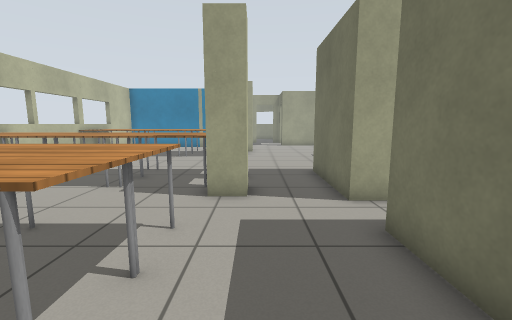
view 1 (above)

20 first-person views from a walk through a Gazebo world. The camera is 1 m above the floor, tilts 8° down and sees 90° across. The floor is counted in squares, 0.5 m on a side. Each view is taken from the middle of a square. On the plan, view 1 faces up. The plan holds only what a view shows up to about 16 squares ahead; the rest is blank. The place goes on beyond the plan. Robots are left out. Simple patterns stand in for the simulator's built-in surfaces.

view 2
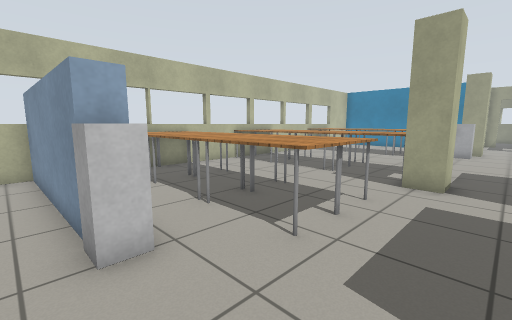

view 3
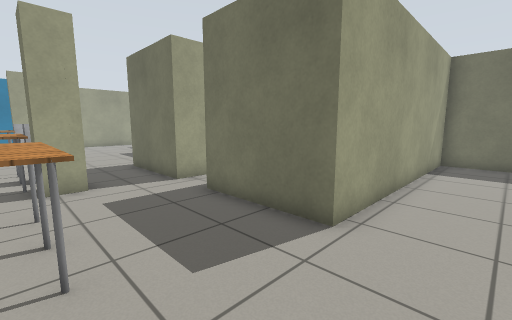

view 4
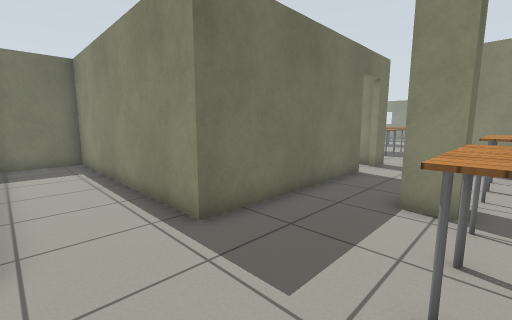

view 5
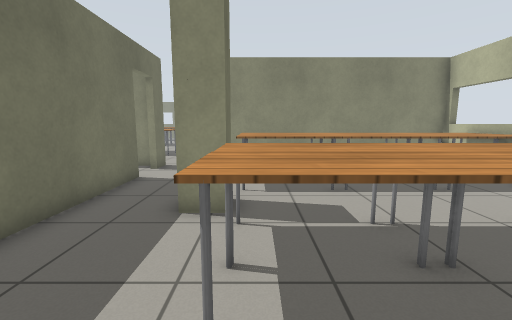

view 6
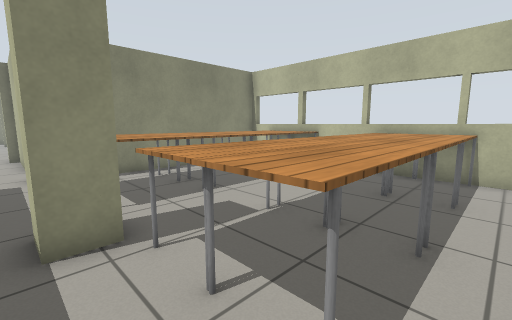

view 7
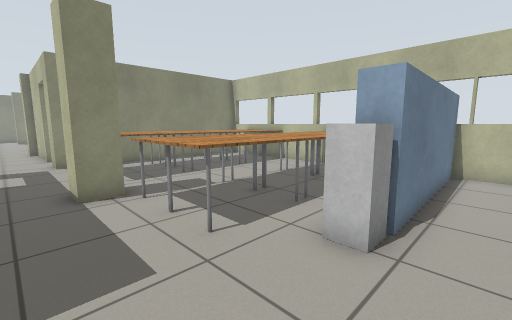

view 8
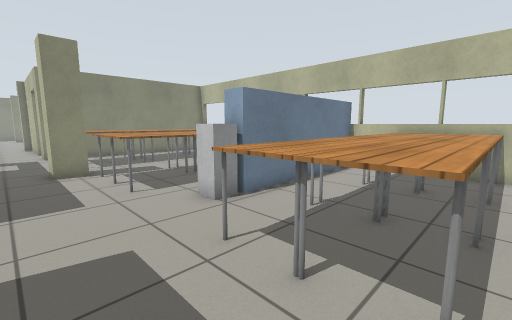

view 9
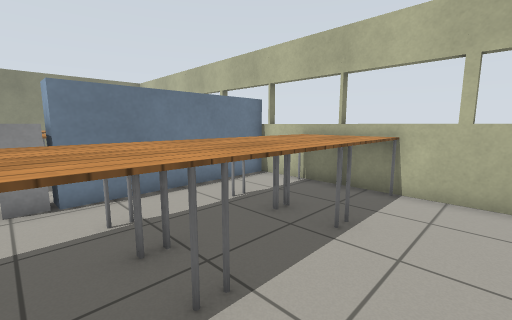

view 10
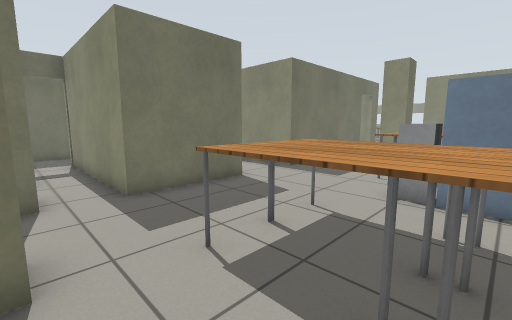

view 11
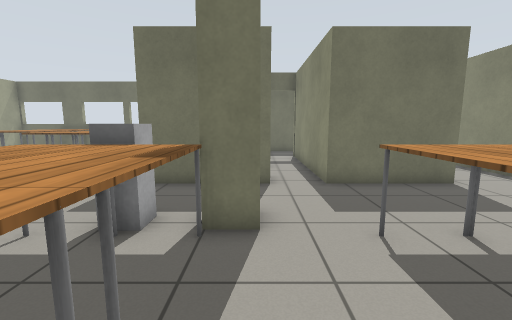

view 12
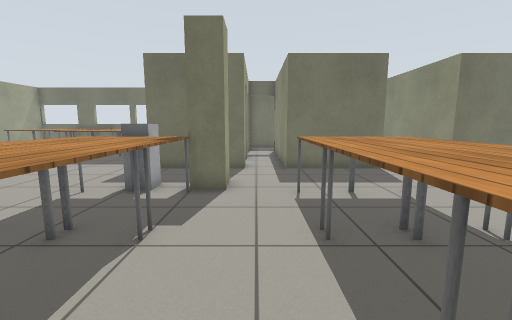

view 13
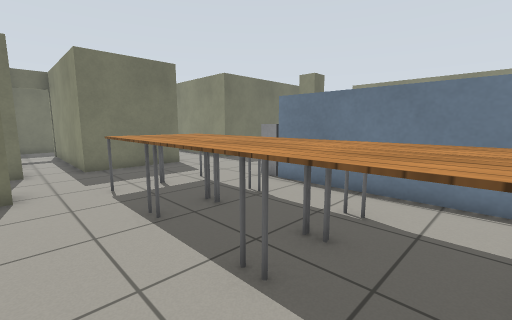

view 14
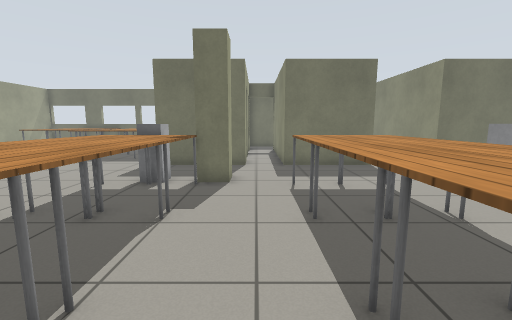

view 15
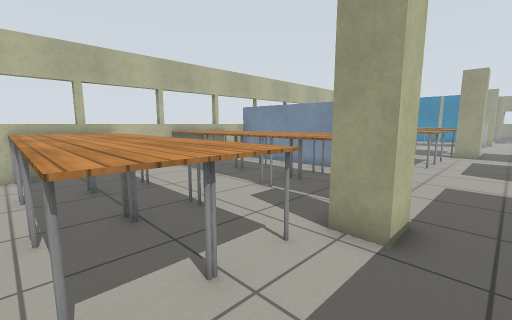

view 16
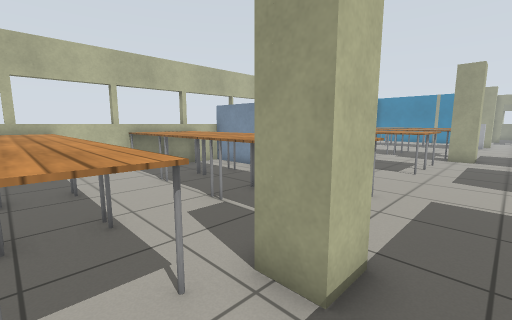

view 17
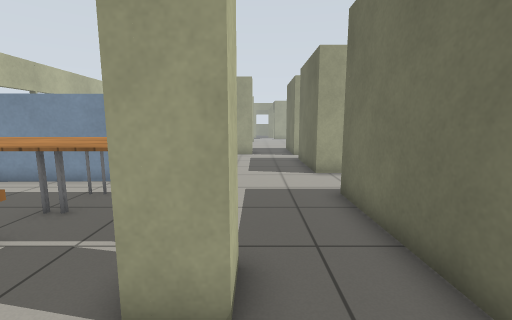

view 18
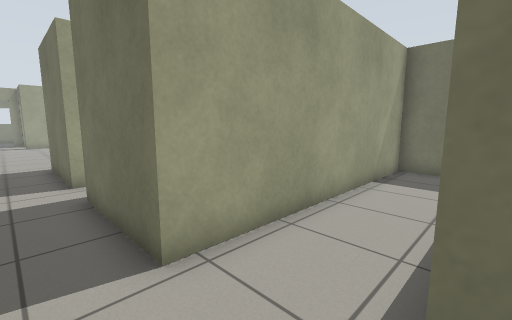

view 19
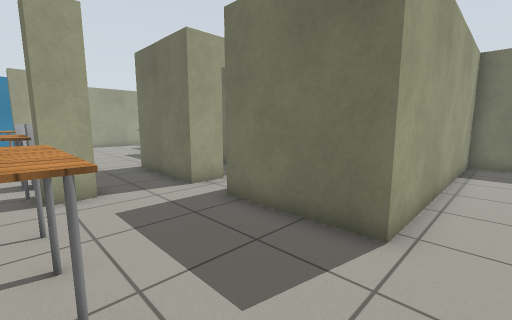

view 20
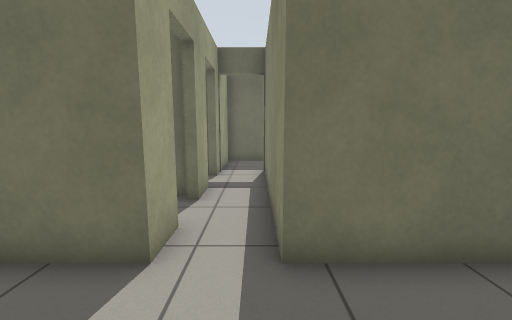

### Floor plan
Points are (right, up) in squares from view 1. A wall is a line through its corners. A room is listed if a view was taken in it or the views show most of it. See-through windows are left out.
Room 1 (views 1, 2, 4, 5, 6, 7, 8, 9, 10, 11, 12, 13, 14, 19, 20)
walls: (-0.2, 8.1) (-0.2, 6.9) (-1.4, 6.9) (-1.4, 8.1); (3.9, 6.5) (2.5, 6.5) (2.5, 9.5); (2.5, -2.8) (12.9, -2.8) (12.9, 0.3) (2.5, 0.3) (2.5, 4.6) (10, 4.6); (-10.9, -0.5) (-3.8, -0.3) (-3.8, -1.1); (7, 6.5) (5.5, 6.5); (-10.9, 9.1) (-10.9, -0.6); (10.9, 6.5) (8.8, 6.5)
ways out: opening at (-1, -1.6) to room 2; open door at (4.5, 7); open door at (7.5, 7); open door at (10, 5.5)
objects: table (-10, 2) to (-8, 3); table (-10, 4) to (-8, 5); table (-10, 8) to (-8, 9); table (-7, 2) to (-5, 3); table (-7, 4) to (-5, 5); table (-7, 8) to (-5, 9); table (-5, 4) to (-1, 5); table (-4, 2) to (-1, 3); table (-4, 8) to (-2, 9); white box (-3, -1) to (-3, 0); white box (-1, 9)
Room 2 (views 3, 15, 16, 17, 18)
walls: (-1.4, -6.6) (-0.2, -6.6) (-0.2, -7.7) (-1.4, -7.7) (-1.4, -6.6); (-3.8, -1.1) (-10.9, -1.3); (2.5, -10.6) (2.5, -2.8); (-10.9, -0.6) (-10.9, -13.2) (-0.7, -13.2); (2.5, -13.5) (2.5, -12.2)
ways out: opening at (-1, -1.6) to room 1; opening at (0.5, -13)
objects: table (-10, -12) to (-8, -11); table (-10, -10) to (-8, -9); table (-10, -6) to (-8, -5); table (-10, -4) to (-8, -3); table (-7, -12) to (-5, -11); table (-7, -10) to (-5, -9); table (-7, -6) to (-5, -5); table (-7, -4) to (-5, -3); table (-5, -12) to (-1, -11); table (-4, -10) to (-1, -9); table (-4, -6) to (-1, -5); table (-4, -4) to (-1, -3)

Where each view was taken, in squares from view 1:
view 1: 0 up, 0 right, facing up
view 2: 2 down, 1 right, facing up-left
view 3: 2 down, 2 left, facing up-right
view 4: 0 up, 2 left, facing down-right
view 5: 1 down, 2 left, facing down
view 6: 2 down, 0 right, facing down-left
view 7: 1 up, 1 right, facing down-left
view 8: 5 up, 1 right, facing down-left
view 9: 7 up, 3 left, facing down-left
view 10: 7 up, 5 left, facing down-right
view 11: 7 up, 6 left, facing right
view 12: 6 up, 9 left, facing right
view 13: 7 up, 10 left, facing down-right
view 14: 6 up, 10 left, facing right
view 15: 12 down, 1 right, facing up-left
view 16: 10 down, 1 right, facing up-left
view 17: 10 down, 0 right, facing up
view 18: 3 down, 1 right, facing up-right
view 19: 1 down, 2 left, facing up-right
view 20: 5 up, 1 left, facing right
